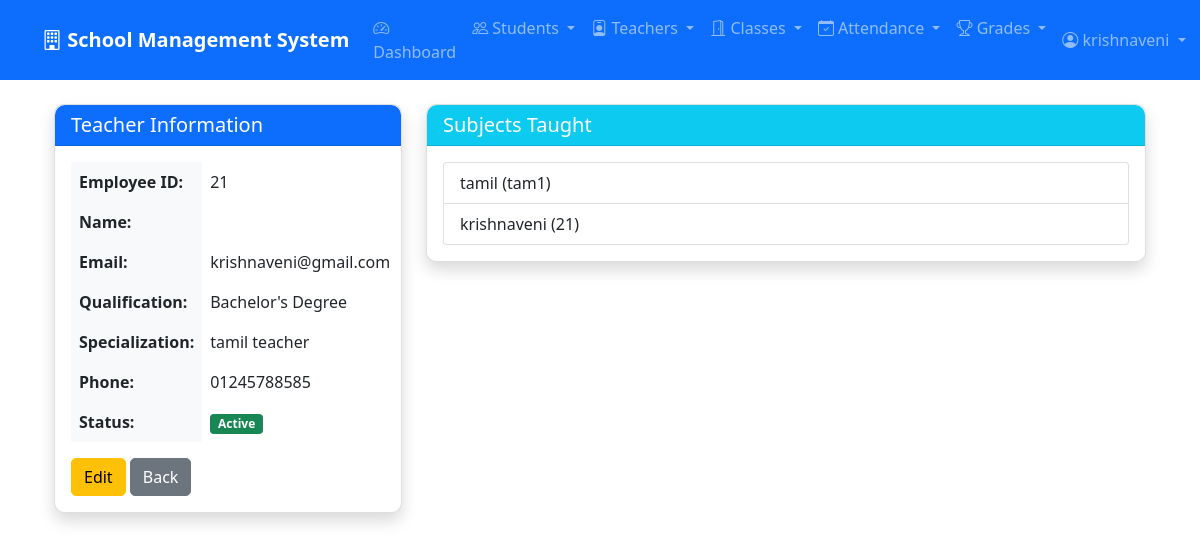
The app's page /teachers/1/ (signed in) with its own data.
### myapp/models.py (models this page shows, shortened)
class Teacher(models.Model):
    GENDER_CHOICES = (
        ('M', 'Male'),
        ('F', 'Female'),
        ('O', 'Other'),
    )
    QUALIFICATION_CHOICES = (
        ('bachelor', 'Bachelor\'s Degree'),
        ('master', 'Master\'s Degree'),
        ('phd', 'PhD'),
        ('other', 'Other'),
    )
    user = models.OneToOneField(User, on_delete=models.CASCADE)
    employee_id = models.CharField(max_length=20, unique=True)
    date_of_birth = models.DateField()
    gender = models.CharField(max_length=1, choices=GENDER_CHOICES)
    qualification = models.CharField(max_length=20, choices=QUALIFICATION_CHOICES)
    specialization = models.CharField(max_length=100)
    address = models.TextField()
    phone_number = models.CharField(max_length=15)
    joining_date = models.DateField()
    subjects = models.ManyToManyField(Subject, related_name='teachers')
    is_active = models.BooleanField(default=True)

class Subject(models.Model):
    name = models.CharField(max_length=100)
    code = models.CharField(max_length=20, unique=True)
    description = models.TextField(blank=True)
    credits = models.IntegerField(default=1)

### myapp/views.py (the view)
# urls.py: path('teachers/<int:pk>/', views.teacher_detail, name='teacher_detail'),
@login_required
def teacher_detail(request, pk):
    teacher = get_object_or_404(Teacher, pk=pk)
    return render(request, 'teachers/detail.html', {'teacher': teacher})

### myapp/templates/teachers/detail.html (shortened to what this page needs)
{% extends 'base.html' %}
{% block content %}
<div class="container-fluid">
    <div class="row">
        <div class="col-md-4">
            <div class="card shadow">
                <div class="card-header bg-primary text-white">
                    <h5 class="mb-0">Teacher Information</h5>
                </div>
                <div class="card-body">
                    <table class="table table-borderless">
                        <tr>
                            <th>Employee ID:</th>
                            <td>{{ teacher.employee_id }}</td>
                        </tr>
                        <tr>
                            <th>Name:</th>
                            <td>{{ teacher.user.get_full_name }}</td>
                        </tr>
                        <tr>
                            <th>Email:</th>
                            <td>{{ teacher.user.email }}</td>
                        </tr>
                        <tr>
                            <th>Qualification:</th>
                            <td>{{ teacher.get_qualification_display }}</td>
                        </tr>
                        <tr>
                            <th>Specialization:</th>
                            <td>{{ teacher.specialization }}</td>
                        </tr>
                        <tr>
                            <th>Phone:</th>
                            <td>{{ teacher.phone_number }}</td>
                        </tr>
                        <tr>
                            <th>Status:</th>
                            <td>
                                {% if teacher.is_active %}
                                <span class="badge bg-success">Active</span>
                                {% else %}
                                <span class="badge bg-danger">Inactive</span>
                                {% endif %}
                            </td>
                        </tr>
                    </table>
                    <div class="mt-3">
                        <a href="{% url 'teacher_update' teacher.pk %}" class="btn btn-warning">Edit</a>
                        <a href="{% url 'teacher_list' %}" class="btn btn-secondary">Back</a>
                    </div>
                </div>
            </div>
        </div>
        <div class="col-md-8">
            <div class="card shadow">
                <div class="card-header bg-info text-white">
                    <h5 class="mb-0">Subjects Taught</h5>
                </div>
                <div class="card-body">
                    <ul class="list-group">
                        {% for subject in teacher.subjects.all %}
                        <li class="list-group-item">{{ subject.name }} ({{ subject.code }})</li>
                        {% empty %}
                        <li class="list-group-item text-muted">No subjects assigned</li>
                        {% endfor %}
                    </ul>
                </div>
            </div>
        </div>
    </div>
</div>
{% endblock %}

### myapp/templates/base.html (shortened to what this page needs)
<!DOCTYPE html>
<html lang="en">
<head>
    <link href="https://cdn.jsdelivr.net/npm/bootstrap@5.1.3/dist/css/bootstrap.min.css" rel="stylesheet">
    <link rel="stylesheet" href="https://cdn.jsdelivr.net/npm/bootstrap-icons@1.8.1/font/bootstrap-icons.css">
</head>
<body>
    <nav class="navbar navbar-expand-lg navbar-dark bg-primary">
        <div class="container">
            <a class="navbar-brand" href="{% url 'dashboard' %}">
                <i class="bi bi-building"></i> School Management System
            </a>
            {% if user.is_authenticated %}
            <div class="collapse navbar-collapse" id="navbarNav">
                <ul class="navbar-nav me-auto">
                    <li class="nav-item">
                        <a class="nav-link" href="{% url 'dashboard' %}">
                            <i class="bi bi-speedometer2"></i> Dashboard
                        </a>
                    </li>
                    <li class="nav-item dropdown">
                        <a class="nav-link dropdown-toggle" href="#" role="button" data-bs-toggle="dropdown">
                            <i class="bi bi-people"></i> Students
                        </a>
                    </li>
                    <li class="nav-item dropdown">
                        <a class="nav-link dropdown-toggle" href="#" role="button" data-bs-toggle="dropdown">
                            <i class="bi bi-person-badge"></i> Teachers
                        </a>
                    </li>
                    <li class="nav-item dropdown">
                        <a class="nav-link dropdown-toggle" href="#" role="button" data-bs-toggle="dropdown">
                            <i class="bi bi-door-open"></i> Classes
                        </a>
                    </li>
                    <li class="nav-item dropdown">
                        <a class="nav-link dropdown-toggle" href="#" role="button" data-bs-toggle="dropdown">
                            <i class="bi bi-calendar-check"></i> Attendance
                        </a>
                    </li>
                    <li class="nav-item dropdown">
                        <a class="nav-link dropdown-toggle" href="#" role="button" data-bs-toggle="dropdown">
                            <i class="bi bi-trophy"></i> Grades
                        </a>
                    </li>
                </ul>
                <ul class="navbar-nav">
                    <li class="nav-item dropdown">
                        <a class="nav-link dropdown-toggle" href="#" role="button" data-bs-toggle="dropdown">
                            <i class="bi bi-person-circle"></i> {{ user.username }}
                        </a>
                    </li>
                </ul>
            </div>
            {% endif %}
        </div>
    </nav>
    <div class="container mt-4">
        {% block content %}
        {% endblock %}
    </div>
</body>
</html>

### myapp/templates/base.html (style rules this page uses)
.navbar-brand { font-weight: bold; }
.card { border-radius: 10px; box-shadow: 0 4px 6px rgba(0,0,0,0.1); }
.card-header { border-radius: 10px 10px 0 0 !important; }
.btn { border-radius: 5px; }
.table th { background-color: #f8f9fa; }

### records on screen
Teacher: employee_id "21", user.email "krishnaveni@gmail.com", qualification "Bachelor's Degree", specialization "tamil teacher", phone_number "01245788585"
Subject: name "tamil", code "tam1"
Subject: name "krishnaveni", code "21"

### other values on screen
{{ user.username }} "krishnaveni"
